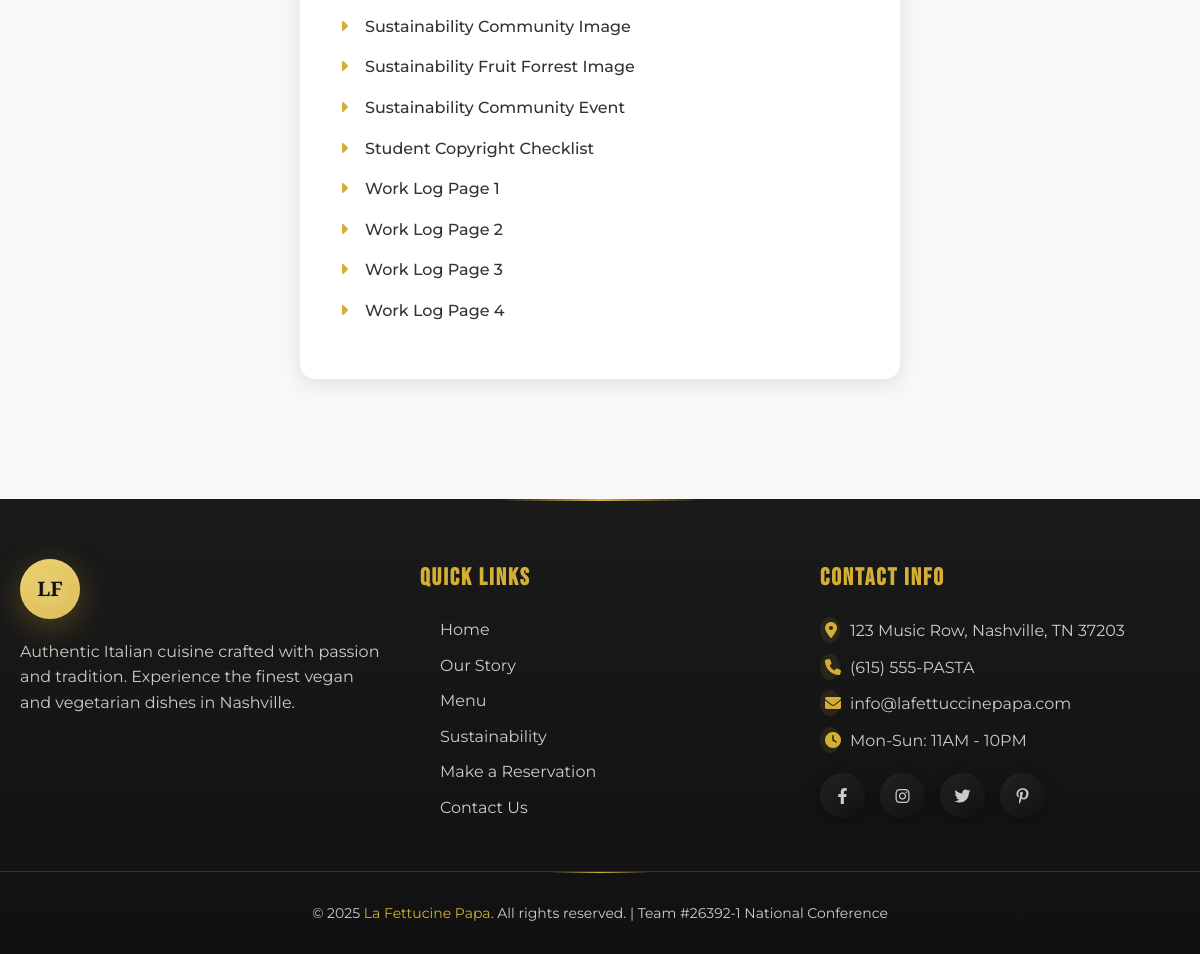
The app's page /references/ (lower part), older data.
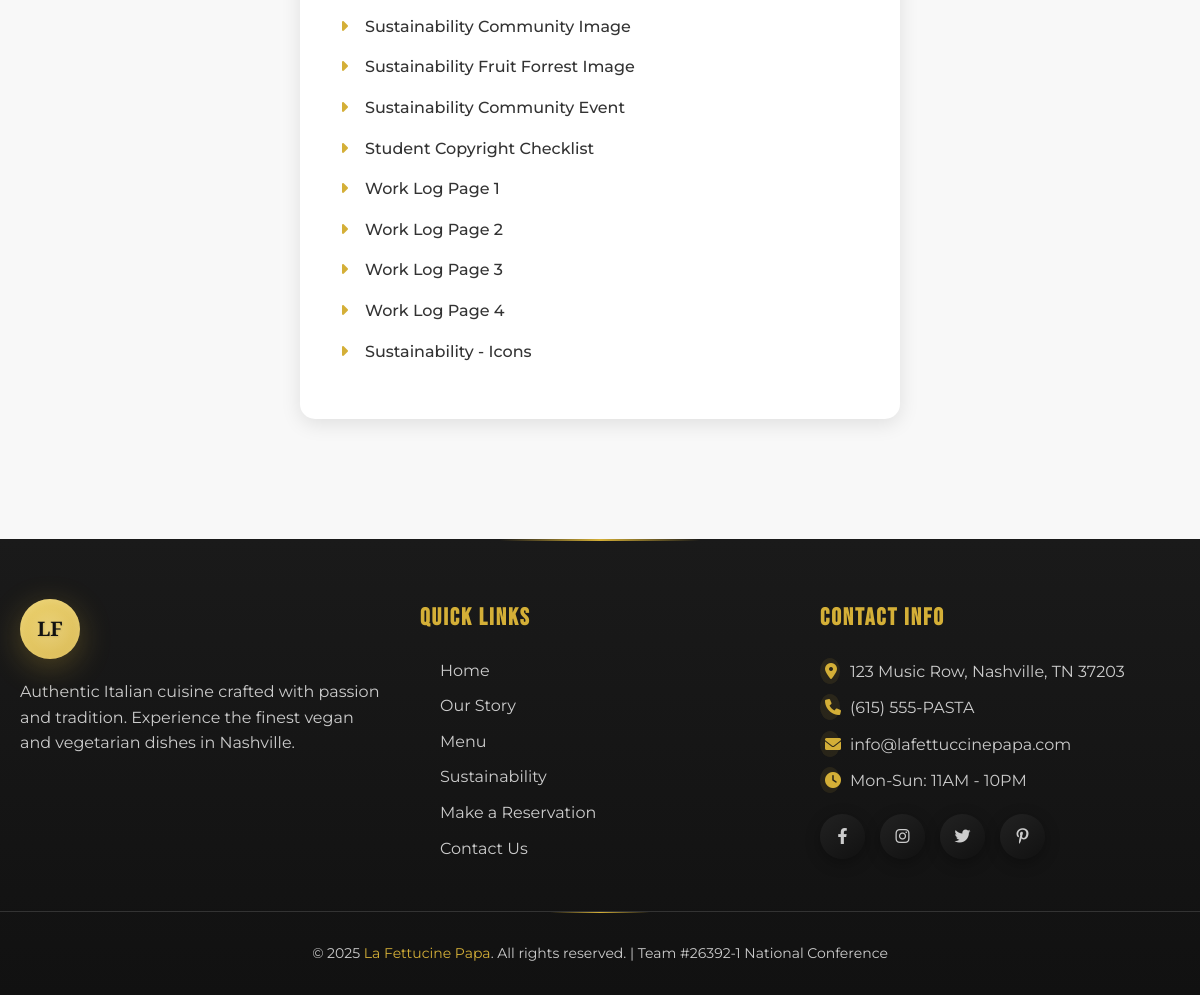
The same page, newer data.
### reference/models.py (models this page shows)
class Listing(models.Model):
    title = models.CharField(max_length=200, blank=True)
    link = models.TextField(blank=True)

### restaurant/views.py (the view)
# urls.py: path('references/', views.references, name='references'),
def references(request):
    listings = Listing.objects.all()
    return render(request, 'ref.html', {'listings': listings})

### templates/ref.html (shortened to what this page needs)
<!DOCTYPE html>
<html lang="en">
<head>
    <link rel="stylesheet" href="https://cdnjs.cloudflare.com/ajax/libs/font-awesome/6.0.0/css/all.min.css">
</head>
<body>
    <section class="links-section">
        <div class="links-container">
            <div class="resource-links">
                <ul class="links-list">
                    {% for listing in listings %}
                        <li><a href="{{ listing.link }}" target="_blank">{{ listing.title }}</a></li>
                    {% endfor %}
                </ul>
            </div>
        </div>
    </section>
    <footer>
        <div class="footer-container">
            <div class="footer-section">
                <div class="logo">
                    <div class="logo-circle">
                        <div class="initials">LF</div>
                    </div>
                </div>
                <p style="margin-top: 20px;">Authentic Italian cuisine crafted with passion and tradition. Experience the finest vegan and vegetarian dishes in Nashville.</p>
            </div>
             <div class="footer-section">
                <h3>Quick Links</h3>
                <ul class="footer-links">
                    <li><a href="/">Home</a></li>
                    <li><a href="/about/">Our Story</a></li>
                    <li><a href="/menu/">Menu</a></li>
                    <li><a href="/sustainability/">Sustainability</a></li>
                    <li><a href="/reservations/">Make a Reservation</a></li>
                    <li><a href="/contact/">Contact Us</a></li>
                </ul>
            </div>
            <div class="footer-section">
                <h3>Contact Info</h3>
                <div class="contact-info">
                    <p><i class="fas fa-map-marker-alt"></i>123 Music Row, Nashville, TN 37203</p>
                    <p><i class="fas fa-phone"></i>(615) 555-PASTA</p>
                    <p><i class="fas fa-envelope"></i>info@lafettuccinepapa.com</p>
                    <p><i class="fas fa-clock"></i>Mon-Sun: 11AM - 10PM</p>
                </div>
                <div class="social-links">
                   <a href="https://facebook.com" class="social-link" style="text-decoration: none;"><i class="fab fa-facebook-f"></i></a>
                    <a href="https://instagram.com" class="social-link" style="text-decoration: none;"><i class="fab fa-instagram"></i></a>
                    <a href="https://x.com" class="social-link" style="text-decoration: none;"><i class="fab fa-twitter"></i></a>
                    <a href="https://pinterest.com" class="social-link" style="text-decoration: none;"><i class="fab fa-pinterest-p"></i></a>
                </div>
            </div>
        </div>
        <div class="copyright">
            <p>&copy; 2025 <a href="/">La Fettucine Papa</a>. All rights reserved. | Team #26392-1 National Conference</p>
        </div>
    </footer>
</body>
</html>

### templates/ref.html (style rules this page uses)
* { margin: 0; padding: 0; box-sizing: border-box; }
body { font-family: 'Montserrat', sans-serif; line-height: 1.6; color: #333; overflow-x: hidden; }
.logo { display: flex; align-items: center; gap: 15px; }
.logo-circle { width: 60px; height: 60px; border-radius: 50%; background: linear-gradient(145deg, #e6c446, #D4AF37); display: flex; align-items: center; justify-content: center; position: relative; box-shadow: 0 8px 32px rgba(212, 175, 55, 0.3), inset 0 2px 10px rgba(255, 255, 255, 0.2); overflow: hidden; animation: pulse 2s infinite; }
.logo-circle::before { content: ''; position: absolute; top: -50%; left: -50%; width: 200%; height: 200%; background: radial-gradient(circle, rgba(255, 255, 255, 0.3) 0%, transparent 70%); animation: pulse 2s infinite; }
.initials { font-family: 'Playfair Display', serif; font-weight: 700; font-size: 20px; color: #111; text-shadow: 1px 1px 2px rgba(0, 0, 0, 0.1); position: relative; z-index: 2; }
.links-section { padding: 60px 0 120px; background: #f8f8f8; }
.links-container { max-width: 800px; margin: 0 auto; padding: 0 20px; text-align: center; }
.resource-links { max-width: 600px; margin: 0 auto; text-align: left; background: #fff; padding: 40px; border-radius: 15px; box-shadow: 0 5px 20px rgba(0, 0, 0, 0.1); }
.links-list { list-style: none; margin: 0; padding: 0; }
footer { background: linear-gradient(to bottom, #1a1a1a, #111); color: #ccc; padding: 60px 0 30px; position: relative; }
footer::before { content: ''; position: absolute; top: 0; left: 50%; transform: translateX(-50%); width: 200px; height: 2px; background: linear-gradient(90deg, transparent, #D4AF37, transparent); }
.footer-container { max-width: 1200px; margin: 0 auto; padding: 0 20px; display: grid; grid-template-columns: repeat(auto-fit, minmax(300px, 1fr)); gap: 40px; }
.footer-section h3 { font-family: 'Bebas Neue', sans-serif; font-size: 24px; color: #D4AF37; letter-spacing: 2px; margin-bottom: 20px; position: relative; }
.footer-section h3::after { content: ''; position: absolute; bottom: -5px; left: 0; width: 0; height: 2px; background: linear-gradient(90deg, #D4AF37, #e6c446); transition: width 0.4s ease; }
.footer-links { list-style: none; }
.footer-links li { margin-bottom: 10px; }
.footer-links a { color: #ccc; text-decoration: none; transition: all 0.3s ease; position: relative; padding-left: 20px; }
.footer-links a::before { content: '\f054'; font-family: 'Font Awesome 6 Free'; font-weight: 900; position: absolute; left: 0; color: #D4AF37; transform: translateX(-10px); opacity: 0; transition: all 0.3s ease; }
.contact-info p { margin-bottom: 10px; transition: transform 0.3s ease; }
.contact-info i { color: #D4AF37; margin-right: 10px; width: 20px; background: rgba(212, 175, 55, 0.1); padding: 5px; border-radius: 50%; transition: all 0.3s ease; }
.social-links { display: flex; gap: 15px; margin-top: 20px; }
.social-link { width: 45px; height: 45px; border-radius: 50%; background: linear-gradient(145deg, #222, #111); display: flex; align-items: center; justify-content: center; text-decoration: none; color: #ccc; transition: all 0.4s ease; position: relative; overflow: hidden; box-shadow: 0 4px 15px rgba(0, 0, 0, 0.3); }
.social-link::before { content: ''; position: absolute; top: 0; left: 0; width: 100%; height: 100%; background: #D4AF37; border-radius: 50%; transform: scale(0); transition: transform 0.4s ease; }
.social-link i { position: relative; z-index: 2; transition: all 0.4s ease; }
.copyright { text-align: center; margin-top: 40px; padding-top: 30px; border-top: 1px solid #333; font-size: 14px; position: relative; }
.copyright::before { content: ''; position: absolute; top: 0; left: 50%; transform: translateX(-50%); width: 100px; height: 1px; background: linear-gradient(90deg, transparent, #D4AF37, transparent); }
.copyright a { color: #D4AF37; text-decoration: none; transition: all 0.3s ease; }

Row changes from the older to the newer data that the page shows:
added Listing: title "Sustainability - Icons"
